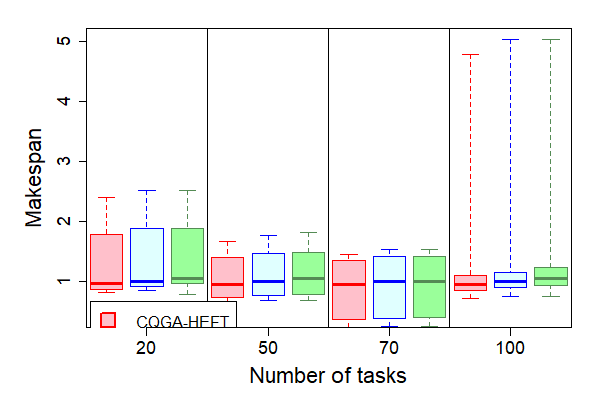

Write the R code that produced this figure.
## read data file
d1 <- read.table("../result/change_NumNode/QLHEFT/NumNode_20.txt")
d1 <- d1$V2
d1_nume <- as.numeric(d1)
d1_median <- median(d1_nume)
d1 <- d1 / d1_median  # QLHEFT_20_median
d2 <- read.table("../result/change_NumNode/QLHEFT/NumNode_50.txt")
d2 <- d2$V2
d2_nume <- as.numeric(d2)
d2_median <- median(d2_nume)
d2 <- d2 / d2_median  # QLHEFT_50_median
d3 <- read.table("../result/change_NumNode/QLHEFT/NumNode_70.txt")
d3 <- d3$V2
d3_nume <- as.numeric(d3)
d3_median <- median(d3_nume)
d3 <- d3 / d3_median  # QLHEFT_100_median
d4 <- read.table("../result/change_NumNode/QLHEFT/NumNode_100.txt")
d4 <- d4$V2
d4_nume <- as.numeric(d4)
d4_median <- median(d4_nume)
d4 <- d4 / d4_median  # QLHEFT_200_median
qlheft <- cbind(d1, d2, d3, d4) # bind data

## read data file
d1 <- read.table("../result/change_NumNode/Proposed/NumNode_20.txt")
d1 <- d1$V2
d1 <- d1 / d1_median  # QLHEFT_20_median
d2 <- read.table("../result/change_NumNode/Proposed/NumNode_50.txt")
d2 <- d2$V2
d2 <- d2 / d2_median  # QLHEFT_50_median
d3 <- read.table("../result/change_NumNode/Proposed/NumNode_70.txt")
d3 <- d3$V2
d3 <- d3 / d3_median  # QLHEFT_100_median
d4 <- read.table("../result/change_NumNode/Proposed/NumNode_100.txt")
d4 <- d4$V2
d4 <- d4 / d4_median  # QLHEFT_200_median
proposed <- cbind(d1, d2, d3, d4) # bind data

## read data file
d1 <- read.table("../result/change_NumNode/HEFT/NumNode_20.txt")
d1 <- d1$V2
d1 <- d1 / d1_median  # QLHEFT_20_median
d2 <- read.table("../result/change_NumNode/HEFT/NumNode_50.txt")
d2 <- d2$V2
d2 <- d2 / d2_median  # QLHEFT_50_median
d3 <- read.table("../result/change_NumNode/HEFT/NumNode_70.txt")
d3 <- d3$V2
d3 <- d3 / d3_median  # QLHEFT_100_median
d4 <- read.table("../result/change_NumNode/HEFT/NumNode_100.txt")
d4 <- d4$V2
d4 <- d4 / d4_median  # QLHEFT_200_median
heft <- cbind(d1, d2, d3, d4) # bind data

all_data <- list(proposed, qlheft, heft)         # merge two data (data.frame) into a list

## define x-axis scale name
xaxis_scale <- c("20", "50", "70", "100")
box_cols <- c("pink", "lightcyan", "palegreen1")                # box colors
## border_cols <- c("red", "blue")                   # box-line colrs
border_cols <- c("red", "blue", "palegreen4")                   # box-line colors

## graphic function
comparison_BoxPlot <- function(all_data) {
    ## set parameters for graph
    par(
        xaxs="i",                      # x-axis data span has no margin
        mar = c(5,6,2,2)                #  margin
    )
    ## prepare graph feild
    plot(
        0, 0, type = "n",
        xlab = "Number of tasks", ylab = "Makespan", # labels
        cex.lab = 1.8,                     # label font size
        font.lab = 1,                      # label font
        xlim = range(0:(ncol(proposed) * 3)), # define large x-axis
        ylim = c(0.4, max(range(proposed), range(qlheft), range(heft))), # y-axis data span
        font.axis = 1,                                # axis font
        cex.axis = 1.5,
        xaxt = "n",                                    # no x-axis
    )
    ## draw vertical line
    abline(
        v = c(3, 6, 9, 12, 15, 18, 21), # position
        lwd = 1,                       # line width
        col = 1,                    # line color
        lty = 1                     # line style
    )
    ## draw boxplot
    for (i in 1:3){
        boxplot(
            all_data[[i]],
            at = c(1:ncol(proposed)) * 3 + i - 3.5, # position of drawing boxplot
            border = border_cols[i],                 # ボックス枠線の色
            col = box_cols[i],                       # colors
            xaxt = "n",                          # no x-axis scale
            yaxt = "n",
            range = 0,                           # no plot outliers 
            add = TRUE)
    }
    ## legend
    legend(
        0.1, 0.65,                      # position
        legend = c("CQGA-HEFT", "CQ-HEFT", "HEFT"),   # labels
        cex = 1.3,                      # labels font size
        pt.cex = 3,                     # marker size
        pch = 22,                       # kinds of marker
        col = border_cols,              # box-line colors
        pt.bg = box_cols,               # box colors
        lty = 0,                               
        lwd = 2,                        # box-line width
        bg = "white"                    # background color
    )
    ## x-axis scale
    axis(
        1,                                    
        at = 1:length(xaxis_scale) * 3 - 1.5, # position of scale
        labels = xaxis_scale,                 # set scale name
        cex.axis=1.5,                        # axis font size
        tick = TRUE                           
    )
}

## output file as eps
postscript("change_NumNode_normalization_qlheft_BoxPlot.eps", horizontal = F, onefile = FALSE, paper = "special", width = 8, height = 6)
comparison_BoxPlot(all_data)
dev.off()

## output file as png
png("change_NumNode_normalization_qlheft_BoxPlot.png", width = 600, height =400)
comparison_BoxPlot(all_data)
dev.off()